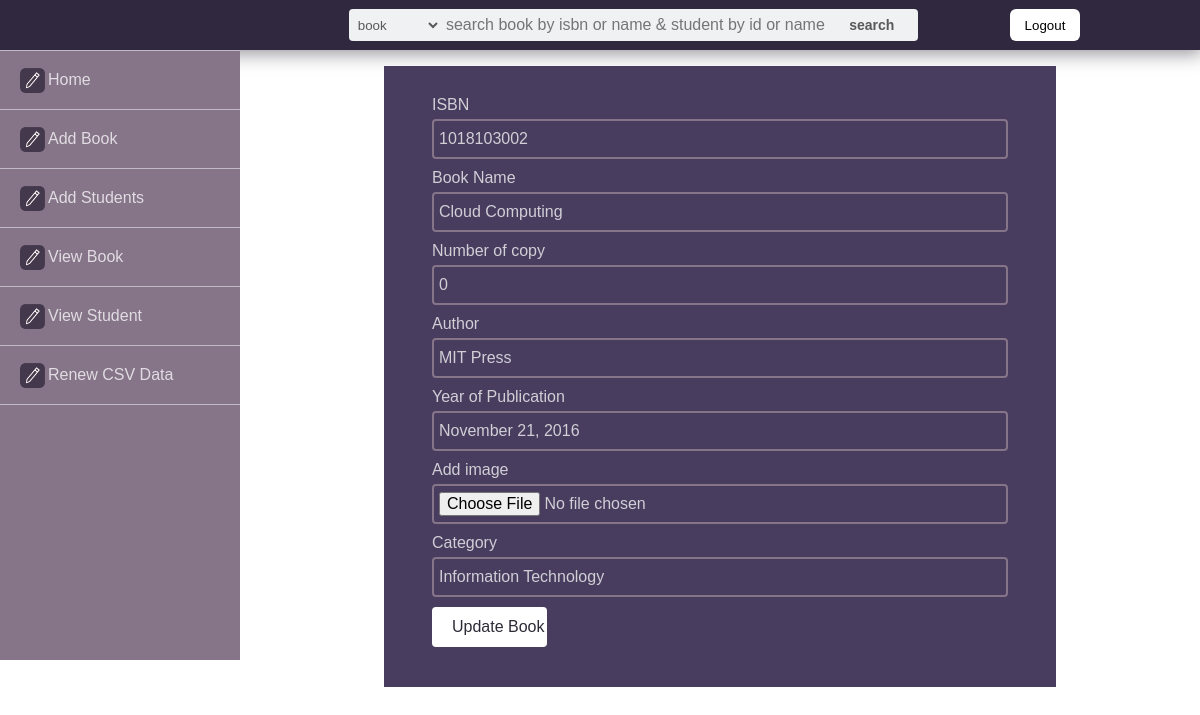
The app's page /Library/Admin/updatebook.php?isbn=1018103002 (signed in) with its own data.
### tables this page shows
CREATE TABLE IF NOT EXISTS `books` (
  `isbn` varchar(15) NOT NULL,
  `name` varchar(100) NOT NULL,
  `author` varchar(30) NOT NULL,
  `yearofpub` varchar(20) NOT NULL,
  `numofcopy` int(5) NOT NULL,
  `catagory` varchar(50) NOT NULL,
  `imagepath` varchar(255) NOT NULL,
  `Date` datetime NOT NULL,
  PRIMARY KEY (`isbn`)
);

### Library/Admin/includes/database.php (called while the page is built, shortened)
<?php
class Database {
	private $connection;
	public function __construct(){
		$this->connection = mysqli_connect('localhost', 'root', '', 'library') or die('Connection Erro');
	}
	public function query($sql){
		$result = mysqli_query($this->connection, $sql) or die('Query failed');
		return $result;
	}
}
$database = new Database();
?>

### Library/Admin/includes/book.php (called while the page is built, shortened)
<?php
require_once('database.php');
require_once('rated_book_student.php');
 class Book{
public static function find_by_isbn($isbn) {
	global $database;
	$sql = "select * from books where isbn = '{$isbn}'";
	$result = $database->query($sql);
	if ($row = mysqli_fetch_array($result)) {
		$book = new Book();
		$book->isbn = $row['isbn'];
		$book->name = $row['name'];
		$book->author = $row['author'];
		$book->yearofpub = $row['yearofpub'];
		$book->numofcopy = $row['numofcopy'];
		$book->catagory = $row['catagory'];
		$book->imagepath = $row['imagepath'];
		return $book;
	} else {
		return false;
	}
}
}
?>

### Library/Admin/updatebook.php (the view, shortened to what this page needs)
<?php require_once('includes/sessioncheck.php');
require_once('includes/database.php');
require_once('includes/book.php');
	if(isset($_GET['isbn'])) {
		$book = Book::find_by_isbn($_GET['isbn']);
	}
	 else {
		header("Location: viewbook.php");
		exit();
	}
?>
<!DOCTYPE html>
<html>
<head>
	<link rel="stylesheet" type="text/css" href="styles/reset.css">
	<link rel="stylesheet" type="text/css" href="styles/main.css">
</head>
<?php  include_once('layouts/header.php'); ?>
<div id="content">
	<form id="addbook" method="post" action="updatebook.php?isbn=<?php echo $book->isbn ?>" enctype="multipart/form-data">
		<label>ISBN</label>
		<input type="text" disabled value="<?php echo trim($book->isbn);?> ">
		<label>Book Name</label>
		<input type="text" name="book_name" value="<?php echo $book->name;?>">
		<label>Number of copy</label>
		<input type="number" name="number" value="<?php echo $book->numofcopy;?>">
		<label>Author</label>
		<input type="text" name="author" value="<?php echo $book->author;?>">
		<label>Year of Publication</label>
		<input type="text" name="date" value="<?php echo $book->yearofpub;?>">
		<label>Add image</label>
		<input type="file" name="photo" id="file">
		<label>Category</label>
		<input type="text" name="catagory" value="<?php echo $book->catagory;?>">
		<input type="submit" class="submit" name="update_book" value="Update Book">
	</form>
</div>
<?php include_once("layouts/footer.php");

### Library/Admin/styles/main.css (style rules this page uses)
body { width: 100%; min-width: 1000px; font-family: Arial; }
#content { width: 80%; min-width: 800px; float: right; }
form#addbook { width: 60%; margin: 0 auto; margin-top: 16px; margin-bottom: 14px; padding: 30px 5%; background-color: #483d5e; }
form#addbook input { border: 2px solid #867489; display: block; width: 100%; margin: 5px 0 10px 0; height: 40px; background-color: #483d5e; color: rgba(255,255,255,0.75); border-radius: 4px; padding-left: 5px; }
form#addbook label { color: rgba(255,255,255,0.75); }
form#addbook .submit { line-height: 34px; padding: 0 20px; border:none; color: #2e2b37; background-color: white; width: 20%; }
form#addbook input#file { padding-top: 6px; }

### records on screen
books: isbn "1018103002", book_name "Cloud Computing", number "0", author "MIT Press", date "November 21, 2016", catagory "Information Technology"
